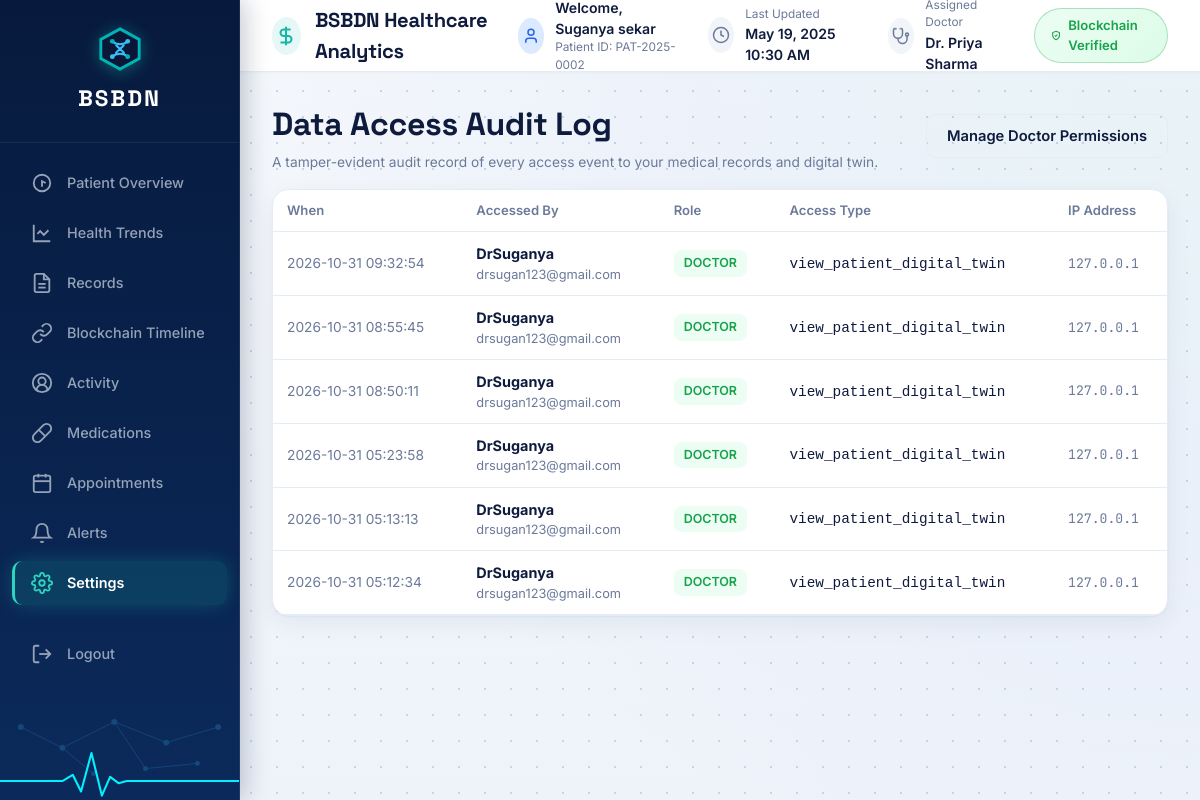
Screenshot of /audit-log (signed in) with the database file from the repository.
### tables this page shows
CREATE TABLE users (
                id INTEGER PRIMARY KEY AUTOINCREMENT,
                name TEXT NOT NULL,
                email TEXT UNIQUE NOT NULL,
                password_hash TEXT NOT NULL,
                role TEXT NOT NULL CHECK(role IN ('patient','doctor','admin')),
                created_at TEXT DEFAULT (datetime('now'))
            , status TEXT DEFAULT 'active');

CREATE TABLE audit_log (
                id INTEGER PRIMARY KEY AUTOINCREMENT,
                viewer_id INTEGER NOT NULL,
                patient_id INTEGER NOT NULL,
                access_type TEXT NOT NULL,
                ip_address TEXT,
                viewed_at TEXT DEFAULT (datetime('now')),
                FOREIGN KEY (viewer_id) REFERENCES users(id),
                FOREIGN KEY (patient_id) REFERENCES users(id)
            );

### app.py (the view)
@app.route("/audit-log")
@login_required(role="patient")
def audit_log_view():
    user = current_user()
    audit_entries = security.get_patient_audit_trail(user["id"])
    return render_template("audit_log.html", audit_entries=audit_entries, user=user)

### app.py (called while the page is built)
def login_required(role=None):
    def decorator(f):
        @wraps(f)
        def wrapped(*args, **kwargs):
            if "user_id" not in session:
                flash("Please log in to continue.", "error")
                return redirect(url_for("login"))
            if role and session.get("role") != role and session.get("role") != "admin":
                flash("You don't have access to that page.", "error")
                return redirect(url_for("dashboard"))
            return f(*args, **kwargs)
        return wrapped
    return decorator

def current_user():
    if "user_id" not in session:
        return None
    with db.db_session() as conn:
        return conn.execute("SELECT * FROM users WHERE id = ?", (session["user_id"],)).fetchone()

### database.py (called while the page is built)
def get_conn():
    conn = sqlite3.connect(DB_PATH)
    conn.row_factory = sqlite3.Row
    conn.execute("PRAGMA foreign_keys = ON")
    return conn

@contextmanager
def db_session():
    conn = get_conn()
    try:
        yield conn
        conn.commit()
    finally:
        conn.close()

### security.py (called while the page is built)
def get_patient_audit_trail(patient_id: int, limit: int = 50):
    with db.db_session() as conn:
        rows = conn.execute(
            """SELECT a.id, a.access_type, a.ip_address, a.viewed_at,
                      u.name as viewer_name, u.role as viewer_role, u.email as viewer_email
               FROM audit_log a
               JOIN users u ON u.id = a.viewer_id
               WHERE a.patient_id = ?
               ORDER BY a.viewed_at DESC LIMIT ?""",
            (patient_id, limit),
        ).fetchall()
        return [dict(r) for r in rows]

### templates/audit_log.html (shortened to what this page needs)
{% extends "base.html" %}
{% block content %}
<div style="max-width:900px;margin:0 auto;">
  <div style="display:flex;justify-content:space-between;align-items:center;margin-bottom:16px;">
    <div>
      <h1 style="margin:0;">Data Access Audit Log</h1>
      <p class="muted" style="margin:4px 0 0 0;">
        A tamper-evident audit record of every access event to your medical records and digital twin.
      </p>
    </div>
    <a class="btn btn-outline" href="{{ url_for('doctor_access') }}">Manage Doctor Permissions</a>
  </div>
  <div class="card">
    <table>
      <thead>
        <tr>
          <th>When</th>
          <th>Accessed By</th>
          <th>Role</th>
          <th>Access Type</th>
          <th>IP Address</th>
        </tr>
      </thead>
      <tbody>
        {% for entry in audit_entries %}
        <tr>
          <td class="muted" style="white-space:nowrap;">{{ entry.viewed_at }}</td>
          <td>
            <strong>{{ entry.viewer_name }}</strong>
            <div class="muted" style="font-size:0.8rem;">{{ entry.viewer_email }}</div>
          </td>
          <td>
            <span class="badge {{ 'green' if entry.viewer_role == 'doctor' else ('yellow' if entry.viewer_role == 'admin' else 'gray') }}">
              {{ entry.viewer_role|upper }}
            </span>
          </td>
          <td>
            <code>{{ entry.access_type }}</code>
          </td>
          <td class="mono muted">{{ entry.ip_address or '127.0.0.1' }}</td>
        </tr>
        {% else %}
        <tr>
          <td colspan="5" class="muted" style="text-align:center;padding:24px;">
            No external access events recorded yet. Only you have accessed your records.
          </td>
        </tr>
        {% endfor %}
      </tbody>
    </table>
  </div>
</div>
{% endblock %}

### templates/base.html (shortened to what this page needs)
<!DOCTYPE html>
<html lang="en">
<head>
  <link rel="stylesheet" href="{{ url_for('static', filename='css/style.css') }}">
</head>
<body>
  {% if session.user_id %}
  <div class="app-layout">
    <aside class="app-sidebar" id="appSidebar">
      <div class="sidebar-brand">
        <div class="brand-hexagon-logo">
        </div>
        <div class="brand-wordmark">BSBDN</div>
      </div>
      <nav class="sidebar-nav">
        {% if session.role == 'patient' %}
          <a class="nav-link {% if request.endpoint == 'dashboard' %}active{% endif %}" href="{{ url_for('dashboard') }}">
            <svg viewBox="0 0 24 24" fill="none" stroke="currentColor"><circle cx="12" cy="12" r="9"/><path d="m16 12-4-2v6"/></svg>
            <span>Patient Overview</span>
          </a>
          <a class="nav-link {% if request.endpoint == 'analytics' %}active{% endif %}" href="{{ url_for('analytics') }}">
            <svg viewBox="0 0 24 24" fill="none" stroke="currentColor"><path d="M3 3v18h18"/><path d="m19 9-5 5-4-4-3 3"/></svg>
            <span>Health Trends</span>
          </a>
          <a class="nav-link" href="#records">
            <svg viewBox="0 0 24 24" fill="none" stroke="currentColor"><path d="M14 2H6a2 2 0 0 0-2 2v16a2 2 0 0 0 2 2h12a2 2 0 0 0 2-2V8z"/><polyline points="14 2 14 8 20 8"/><line x1="16" y1="13" x2="8" y2="13"/><line x1="16" y1="17" x2="8" y2="17"/></svg>
            <span>Records</span>
          </a>
          <a class="nav-link {% if request.endpoint == 'blockchain_view' %}active{% endif %}" href="{{ url_for('blockchain_view') }}">
            <svg viewBox="0 0 24 24" fill="none" stroke="currentColor"><path d="M10 13a5 5 0 0 0 7.54.54l3-3a5 5 0 0 0-7.07-7.07l-1.72 1.71"/><path d="M14 11a5 5 0 0 0-7.54-.54l-3 3a5 5 0 0 0 7.07 7.07l1.71-1.71"/></svg>
            <span>Blockchain Timeline</span>
          </a>
          <a class="nav-link {% if request.endpoint == 'add_record' %}active{% endif %}" href="{{ url_for('add_record') }}">
            <svg viewBox="0 0 24 24" fill="none" stroke="currentColor"><path d="M18 20a6 6 0 0 0-12 0"/><circle cx="12" cy="10" r="4"/><circle cx="12" cy="12" r="10"/></svg>
            <span>Activity</span>
          </a>
          <a class="nav-link" href="#medications">
            <svg viewBox="0 0 24 24" fill="none" stroke="currentColor"><path d="m10.5 20.5 10-10a4.95 4.95 0 1 0-7-7l-10 10a4.95 4.95 0 1 0 7 7Z"/><path d="m8.5 8.5 7 7"/></svg>
            <span>Medications</span>
          </a>
          <a class="nav-link" href="#appointments">
            <svg viewBox="0 0 24 24" fill="none" stroke="currentColor"><rect width="18" height="18" x="3" y="4" rx="2" ry="2"/><line x1="16" x2="16" y1="2" y2="6"/><line x1="8" x2="8" y1="2" y2="6"/><line x1="3" x2="21" y1="10" y2="10"/></svg>
            <span>Appointments</span>
          </a>
          <a class="nav-link" href="#alerts">
            <svg viewBox="0 0 24 24" fill="none" stroke="currentColor"><path d="M6 8a6 6 0 0 1 12 0c0 7 3 9 3 9H3s3-2 3-9"/><path d="M10.3 21a1.94 1.94 0 0 0 3.4 0"/></svg>
            <span>Alerts</span>
          </a>
          <a class="nav-link {% if request.endpoint in ('doctor_access', 'audit_log_view') %}active{% endif %}" href="{{ url_for('doctor_access') }}">
            <span>Settings</span>
          </a>
        {% endif %}
        <a class="nav-link" href="{{ url_for('logout') }}" style="margin-top:auto;">
          <svg viewBox="0 0 24 24" fill="none" stroke="currentColor"><path d="M9 21H5a2 2 0 0 1-2-2V5a2 2 0 0 1 2-2h4"/><polyline points="16 17 21 12 16 7"/><line x1="21" y1="12" x2="9" y2="12"/></svg>
          <span>Logout</span>
        </a>
      </nav>
      <div class="sidebar-footer-ecg">
      </div>
    </aside>
    <main class="app-main">
      <header class="top-header">
        <div class="header-left">
          <div class="header-logo-icon">
            <svg width="22" height="22" viewBox="0 0 24 24" fill="none" stroke="currentColor" stroke-width="2.2"><path d="M12 2v20M17 5H9.5a3.5 3.5 0 0 0 0 7h5a3.5 3.5 0 0 1 0 7H6"/></svg>
          </div>
          <span class="header-app-title">BSBDN Healthcare Analytics</span>
        </div>
        <div class="header-right">
          <div class="header-info-item patient-name-box">
            <div class="header-info-icon avatar">
              <svg width="18" height="18" viewBox="0 0 24 24" fill="none" stroke="currentColor" stroke-width="2"><path d="M19 21v-2a4 4 0 0 0-4-4H9a4 4 0 0 0-4 4v2"/><circle cx="12" cy="7" r="4"/></svg>
            </div>
            <div class="header-info-content">
              <span class="header-info-primary">Welcome, {{ (user.name if user else session.name) or 'Alex Morgan' }}</span>
              <span class="header-info-sub">Patient ID: PAT-2025-000{{ (user.id if user else session.user_id) or '789' }}</span>
            </div>
          </div>
          <div class="header-info-item">
            <div class="header-info-icon">
              <svg width="18" height="18" viewBox="0 0 24 24" fill="none" stroke="currentColor" stroke-width="2"><circle cx="12" cy="12" r="10"/><polyline points="12 6 12 12 16 14"/></svg>
            </div>
            <div class="header-info-content">
              <span class="header-info-sub">Last Updated</span>
              <span class="header-info-primary">{{ (latest.recorded_at if latest else 'May 19, 2025 10:30 AM') }}</span>
            </div>
          </div>
          <div class="header-info-item">
            <div class="header-info-icon">
              <svg width="18" height="18" viewBox="0 0 24 24" fill="none" stroke="currentColor" stroke-width="2"><path d="M4.8 2.3A.3.3 0 1 0 5 2H4a2 2 0 0 0-2 2v5a6 6 0 0 0 6 6v0a6 6 0 0 0 6-6V4a2 2 0 0 0-2-2h-1a.2.2 0 1 0 .3.3"/><path d="M8 15v1a6 6 0 0 0 6 6v0a6 6 0 0 0 6-6v-4"/><circle cx="20" cy="10" r="2"/></svg>
            </div>
            <div class="header-info-content">
              <span class="header-info-sub">Assigned Doctor</span>
              <span class="header-info-primary">Dr. Priya Sharma</span>
            </div>
          </div>
          <div class="header-info-item verified-pill-box">
            <a href="{{ url_for('blockchain_view') }}" class="verified-pill" style="text-decoration:none;cursor:pointer;" title="View Blockchain Verification Timeline">
              <svg width="15" height="15" viewBox="0 0 24 24" fill="none" stroke="currentColor" stroke-width="2.5"><path d="M12 22s8-4 8-10V5l-8-3-8 3v7c0 6 8 10 8 10z"/><path d="m9 12 2 2 4-4"/></svg>
              <span>Blockchain Verified</span>
            </a>
          </div>
        </div>
      </header>
      <div class="dashboard-content">
        {% block content %}{% endblock %}
      </div>
    </main>
  </div>
  {% endif %}
</body>
</html>

### rows the page displays
users: name "Suganya sekar", id "2"
audit_log: viewed_at "2026-10-31 09:32:54", viewer_name "DrSuganya", viewer_email "drsugan123@gmail.com", viewer_role "DOCTOR", access_type "view_patient_digital_twin", ip_address "127.0.0.1"
audit_log: viewed_at "2026-10-31 08:55:45", viewer_name "DrSuganya", viewer_email "drsugan123@gmail.com", viewer_role "DOCTOR", access_type "view_patient_digital_twin", ip_address "127.0.0.1"
audit_log: viewed_at "2026-10-31 08:50:11", viewer_name "DrSuganya", viewer_email "drsugan123@gmail.com", viewer_role "DOCTOR", access_type "view_patient_digital_twin", ip_address "127.0.0.1"
audit_log: viewed_at "2026-10-31 05:23:58", viewer_name "DrSuganya", viewer_email "drsugan123@gmail.com", viewer_role "DOCTOR", access_type "view_patient_digital_twin", ip_address "127.0.0.1"
audit_log: viewed_at "2026-10-31 05:13:13", viewer_name "DrSuganya", viewer_email "drsugan123@gmail.com", viewer_role "DOCTOR", access_type "view_patient_digital_twin", ip_address "127.0.0.1"
audit_log: viewed_at "2026-10-31 05:12:34", viewer_name "DrSuganya", viewer_email "drsugan123@gmail.com", viewer_role "DOCTOR", access_type "view_patient_digital_twin", ip_address "127.0.0.1"

### other values shown
{{ (latest.recorded_at if latest else 'May 19, 2025 10:30 AM') }} "May 19, 2025 10:30 AM"
